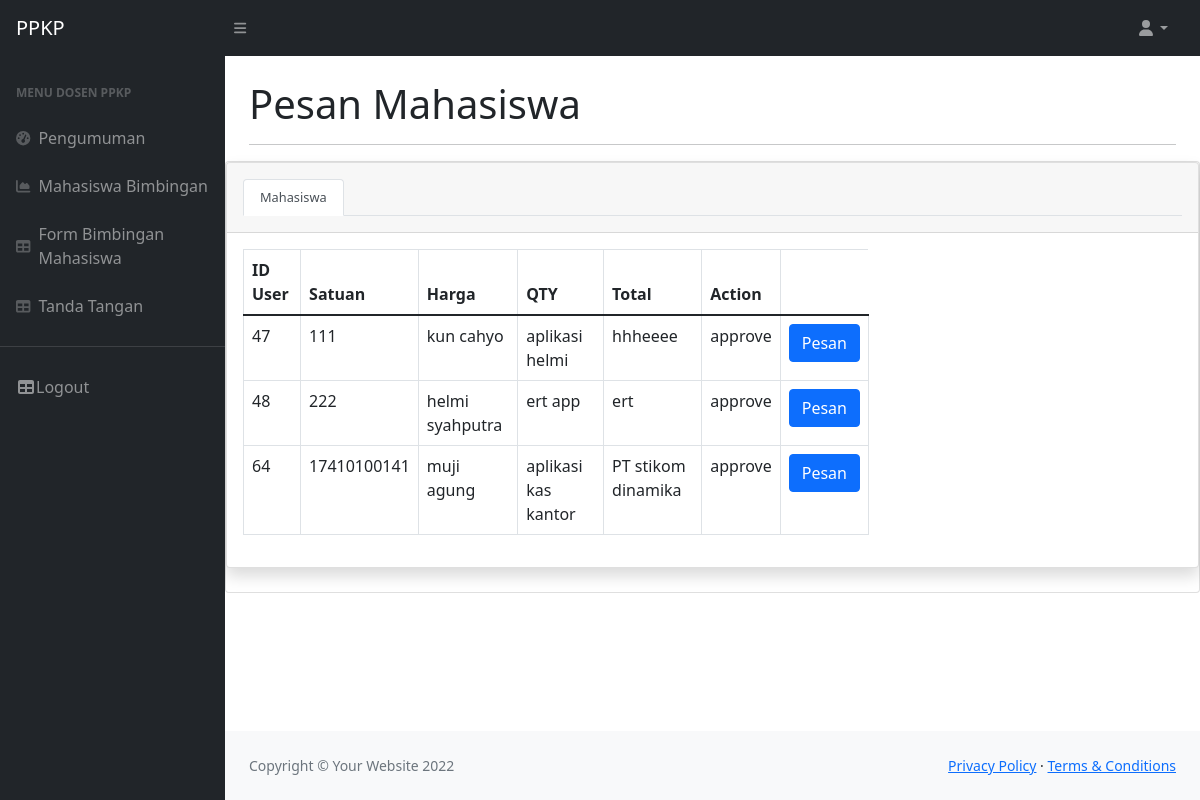
The app's page /pesan-mahasiswa.php with its own data.
### tables this page shows
CREATE TABLE `mahasiswa_kp` (
  `id` int(11) NOT NULL,
  `id_user` int(11) NOT NULL,
  `id_dosen` int(11) NOT NULL,
  `prodi` varchar(100) NOT NULL,
  `nim_mahasiswa` bigint(20) NOT NULL,
  `nama_mahasiswa` varchar(250) NOT NULL,
  `judu_kp` varchar(200) NOT NULL,
  `lokasi_kp` varchar(200) NOT NULL,
  `alamat` varchar(200) NOT NULL,
  `kontak` varchar(12) NOT NULL,
  `status_kp` varchar(50) NOT NULL,
  `status_dosen` varchar(50) NOT NULL
);

### pesan-mahasiswa.php (the view, shortened to what this page needs)
<!DOCTYPE html>
<html lang="en">
    <head>
        <link href="https://cdn.jsdelivr.net/npm/simple-datatables@latest/dist/style.css" rel="stylesheet" />
        <link href="css/styles.css" rel="stylesheet" />
        <link href="vendor/fontawesome-free/css/all.min.css" rel="stylesheet" type="text/css">
    </head>
    <body class="sb-nav-fixed">
    <?php
        require('_partial/navbar.php');
            require('_partial/sidebar.php');
            ?>
                <main>
                    <div class="container-fluid px-4">
                        <h1 class="mt-4">Pesan Mahasiswa</h1>
                        <hr>
                    </div>
                    <div class="card mb-4">
                    <div class="card shadow mb-4 col-12" style="float: left;">
                        <div class="card-header py-3">
                            <ul class="nav nav-tabs" id="myTab" role="tablist">
                                <li class="nav-item" role="presentation">
                                    <a class="nav-link active" style="font-size: .8rem;" id="home-tab" data-toggle="tab" href="#mh" role="tab" aria-controls="mh" aria-selected="true">Mahasiswa</a>
                                </li>
                            </ul>
                        </div>
                        <div class="card-body tab-content col-12" id="myTabContent">
                            <div class="table-responsive tab-pane fade show active" id="mh">
                                <div class="table-bahanbaku col-8" style="float: left">
                                <table class="table table-bordered" id="datatablesSimple" width="100%" cellspacing="0">
                                <thead>
                                    <tr>
                                        <th>ID User</th>
                                        <th>Satuan</th>
                                        <th>Harga</th>
                                        <th>QTY</th>
                                        <th>Total</th>
                                        <th>Action</th>
                                    </tr>
                                </thead>
                                <tbody>
                                <?php
                                        $sql = "select * from mahasiswa_kp";
                                        $query = mysqli_query($koneksi, $sql);
                                            while ($row = mysqli_fetch_array($query))
                                            {
                                            ?>
                                    <tr>
                                    <td><?php echo $row['id_user'];?></td>
                                        <td><?php echo $row['nim_mahasiswa'];?></td>
                                        <td><?php echo $row['nama_mahasiswa'];?></td>
                                        <td><?php echo $row['judu_kp'];?></td>
                                        <td><?php echo $row['lokasi_kp'];?></td>
                                        <td><?php echo $row['status_kp'];?></td>
                                        <td><a class="btn btn-primary" href="Control-Message.php?id=<?php echo $row['id_user'];?>">Pesan</a></td>
                                    </tr>
                                    <?php
                                    };
                                    ?>
                                </tbody>
                            </table>
                            </div>
                        </div>
                        </div>
                    </div>
                    </div>
                </main>
                <?php
                require('_partial/footer.php')
                ?>
    </body>
</html>

### records on screen
mahasiswa_kp: id_user "47", nim_mahasiswa "111", nama_mahasiswa "kun cahyo", judu_kp "aplikasi helmi", lokasi_kp "hhheeee", status_kp "approve"
mahasiswa_kp: id_user "48", nim_mahasiswa "222", nama_mahasiswa "helmi syahputra", judu_kp "ert app", lokasi_kp "ert", status_kp "approve"
mahasiswa_kp: id_user "64", nim_mahasiswa "17410100141", nama_mahasiswa "muji agung", judu_kp "aplikasi kas kantor", lokasi_kp "PT stikom dinamika", status_kp "approve"
